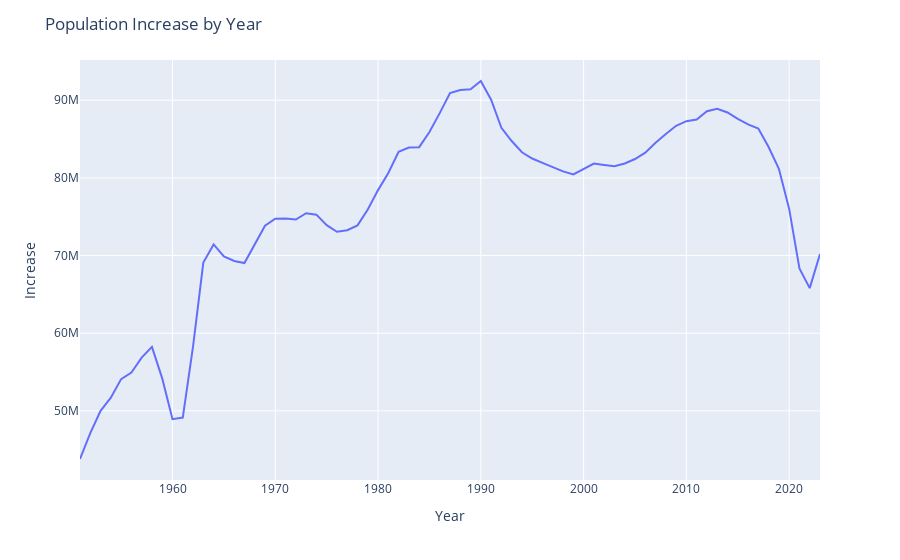

Write notebook code for a chart like this one.
### Code cell
fig = px.line(y=df["Number"], x=df["Year"])
fig.update_layout(title='Population Increase by Year',
                   xaxis_title='Year',
                   yaxis_title='Increase')
fig.show()
